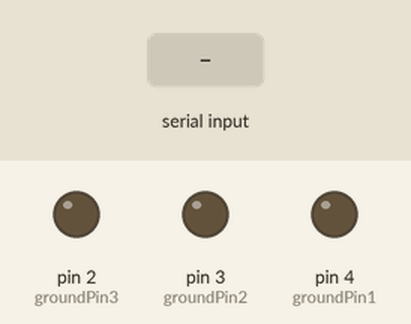
Simulated run of this sketch. Board: Arduino Uno, built with avr-gcc and run on an emulated ATmega328P. On the bench: output pins drawn as LEDs (lit = HIGH). The test bench sets the inputs (shaded band). Pins used as bus, display or sensor lines are not drawn.

Above: at 1.2 s.
1.3 s: "1" received over Serial
At 1.8 s:
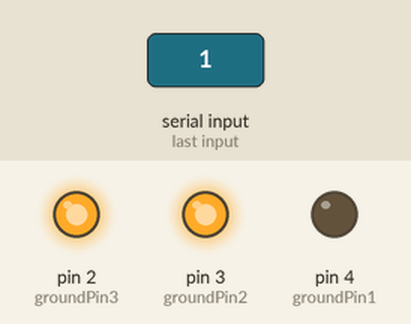
2.8 s: byte 32 (32) received over Serial
At 4.0 s:
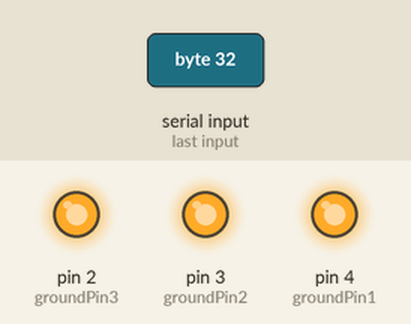
4.3 s: "2" received over Serial
At 5.3 s:
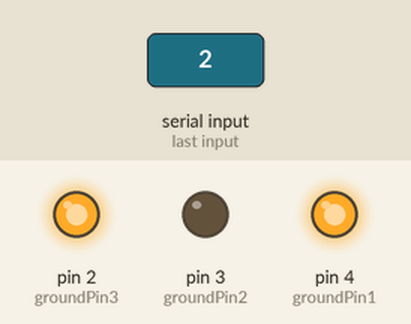
5.8 s: "3" received over Serial
At 6.4 s:
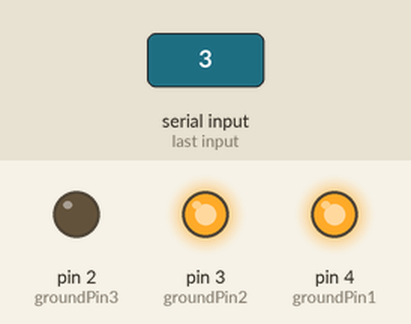
7.3 s: "4" received over Serial
At 8.5 s:
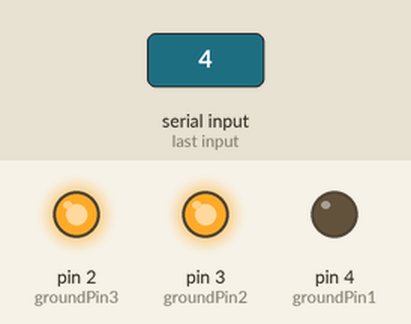
8.8 s: "5" received over Serial
At 9.9 s:
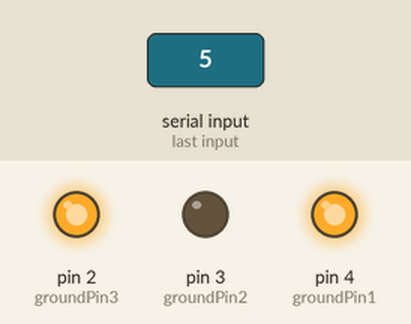
Timing chart, 0 to 11.3 s (numbered marks = the images above; inputs shaded):
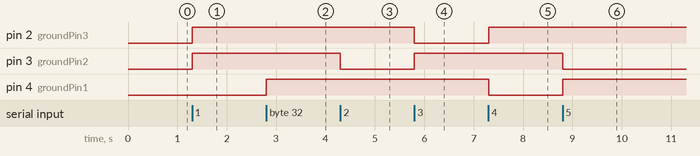

The sketch:

LEDMatrix.ino
```cpp
int powerPinG1 = 12;
int powerPinG2 = 11;
int powerPinG3 = 10;

int groundPin1 = 4;
int groundPin2 = 3;
int groundPin3 = 2;

int digit;
int digitL;
int input;


void setup()
{
  Serial.begin(9600);

  pinMode(powerPinG1, OUTPUT);
  pinMode(powerPinG2, OUTPUT);
  pinMode(powerPinG3, OUTPUT);
  pinMode(groundPin1, OUTPUT);
  pinMode(groundPin2, OUTPUT);
  pinMode(groundPin3, OUTPUT);
}

void loop()
{

  while(Serial.available() > 0)
  {
    input = Serial.read();

    if(input >= 48 && input <= 57)
    {
      digit = input;
      digitL = digit + digitL * 10;
    }
  }

 if(digitL == 49)
 {
   //power pins
   digitalWrite(powerPinG1, HIGH);
   digitalWrite(powerPinG2, LOW);
   digitalWrite(powerPinG3, LOW);

   //ground pins
   digitalWrite(groundPin1, LOW);
   digitalWrite(groundPin2, HIGH);
   digitalWrite(groundPin3, HIGH);
 }

 if(digitL == 50)
 {
  digitalWrite(powerPinG1, HIGH);
  digitalWrite(powerPinG2, LOW);
  digitalWrite(powerPinG3, LOW);

  digitalWrite(groundPin1, HIGH);
  digitalWrite(groundPin2, LOW);
  digitalWrite(groundPin3, HIGH);
 }

 if(digitL == 51)
 {
   digitalWrite(powerPinG1, HIGH);
   digitalWrite(powerPinG2, LOW);
   digitalWrite(powerPinG3, LOW);

   digitalWrite(groundPin1, HIGH);
   digitalWrite(groundPin2, HIGH);
   digitalWrite(groundPin3, LOW);
 }

//  if(digitL == 52)
//  {
//    digitalWrite(powerPinG1, LOW);
//    digitalWrite(powerPinG2, LOW);
//    digitalWrite(powerPinG3, LOW);
//
//    digitalWrite(groundPin1, HIGH);
//    digitalWrite(groundPin2, HIGH);
//    digitalWrite(groundPin3, HIGH);
//  }

//
////   //second group
if(digitL == 52)
{
 digitalWrite(powerPinG1, LOW);
 digitalWrite(powerPinG2, HIGH);
 digitalWrite(powerPinG3, LOW);

 digitalWrite(groundPin1, LOW);
 digitalWrite(groundPin2, HIGH);
 digitalWrite(groundPin3, HIGH);

}

 if(digitL == 53)
 {
 digitalWrite(powerPinG1, LOW);
 digitalWrite(powerPinG2, HIGH);
 digitalWrite(powerPinG3, LOW);

 digitalWrite(groundPin1, HIGH);
 digitalWrite(groundPin2, LOW);
 digitalWrite(groundPin3, HIGH);

 }

 if(digitL == 54)
 {
 digitalWrite(powerPinG1, LOW);
 digitalWrite(powerPinG2, HIGH);
 digitalWrite(powerPinG3, LOW);

 digitalWrite(groundPin1, HIGH);
 digitalWrite(groundPin2, HIGH);
 digitalWrite(groundPin3, LOW);
 }

//
////   //third group
if(digitL == 55)
{
 digitalWrite(powerPinG1, LOW);
 digitalWrite(powerPinG2, LOW);
 digitalWrite(powerPinG3, HIGH);

 digitalWrite(groundPin1, LOW);
 digitalWrite(groundPin2, HIGH);
 digitalWrite(groundPin3, HIGH);

}

 if(digitL == 56)
 {
 digitalWrite(powerPinG1, LOW);
 digitalWrite(powerPinG2, LOW);
 digitalWrite(powerPinG3, HIGH);

 digitalWrite(groundPin1, HIGH);
 digitalWrite(groundPin2, LOW);
 digitalWrite(groundPin3, HIGH);

 }

 if(digitL == 57)
 {
 digitalWrite(powerPinG1, LOW);
 digitalWrite(powerPinG2, LOW);
 digitalWrite(powerPinG3, HIGH);

 digitalWrite(groundPin1, HIGH);
 digitalWrite(groundPin2, HIGH);
 digitalWrite(groundPin3, LOW);

 }


//// Turn off all groups
if(input == 32)
{
 digitalWrite(powerPinG1, LOW);
 digitalWrite(powerPinG2, LOW);
 digitalWrite(powerPinG3, LOW);

 digitalWrite(groundPin1, HIGH);
 digitalWrite(groundPin2, HIGH);
 digitalWrite(groundPin3, HIGH);

}

if(input >= 10 || input <= 13 || input == 32)
 {
   input = 0;
   digitL = 0;
   Serial.flush();
 }
}
```

Measured:
- after the input at 1.3 s, pin 2 (groundPin3), pin 3 (groundPin2): LOW → HIGH at once
- after the input at 2.8 s, pin 4 (groundPin1): LOW → HIGH at once
- after the input at 4.3 s, pin 3 (groundPin2): HIGH → LOW at once
- after the input at 5.8 s, pin 2 (groundPin3): HIGH → LOW at once; pin 3 (groundPin2): LOW → HIGH at once
- after the input at 7.3 s, pin 2 (groundPin3): LOW → HIGH at once; pin 4 (groundPin1): HIGH → LOW at once
- after the input at 8.8 s, pin 3 (groundPin2): HIGH → LOW at once; pin 4 (groundPin1): LOW → HIGH at once
